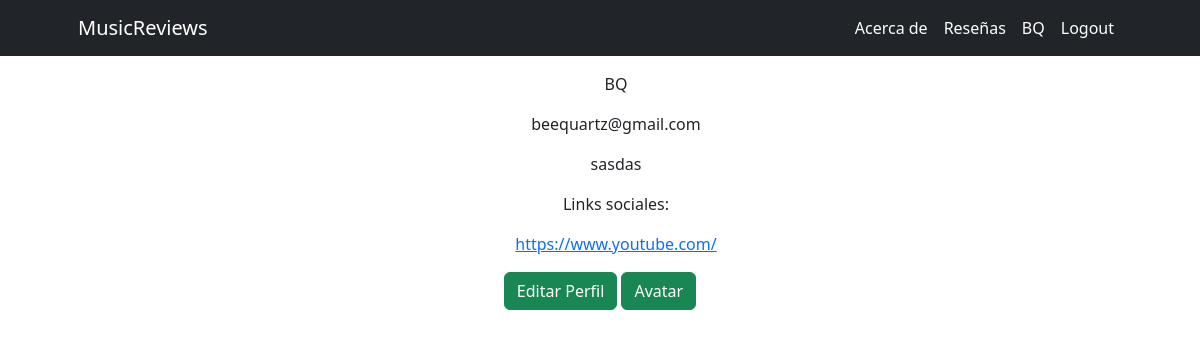
/profile/ (signed in), run on an earlier commit of the app's database.
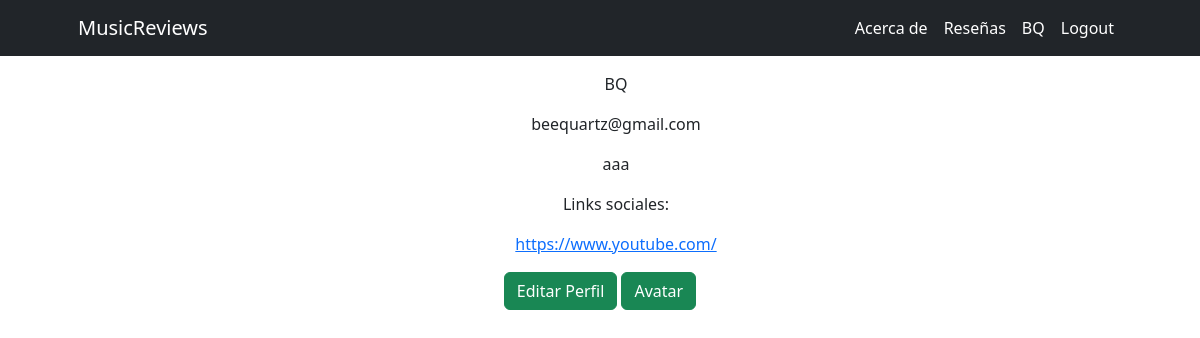
And on a later commit of the database.
### blog/models.py (models this page shows)
class extraInfo(models.Model):
    user = models.OneToOneField(User, on_delete=models.CASCADE)
    description= models.TextField(null=True, blank=True)
    link= models.URLField(max_length=200, default="Sin Links")

### blog/views.py (the view)
# urls.py: path('profile/', profileview, name="profile"),
@login_required
def profileview(request):
    usuario = request.user
    Info,  created =extraInfo.objects.get_or_create(user= usuario)
    return render(request, 'blog/profile/profile.html', {"Info": Info})

### blog/templates/blog/profile/profile.html
{% extends "../home.html" %}
{% load static %}
{% block contenido %}
<br>
<br>
<br>
    <div class="text-center">
        <ul>
            <p>{{user.username}}</p>
            <p>{{user.email}}</p>
            <p>{{Info.description}}</p>
            <p>Links sociales: </p>
            {%if info.link != "" %}
            <a href="{{Info.link}}">{{Info.link}}</a>
            {% endif %}
        </ul>
        <a href="{%url 'editProfile' %}" class="btn btn-success" style="text-decoration: none; color: white;"> Editar Perfil</a>
        <a href="#" class="btn btn-success" style="text-decoration: none; color: white;"> Avatar</a>
    </div>
{% endblock %}

What changed in the data, as far as the page shows it:
changed extraInfo "https://www.youtube.com/": description "sasdas" → "aaa"
